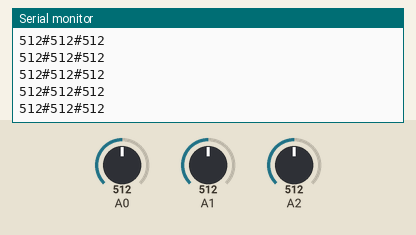
The sketch below on a simulated Arduino Uno, built with avr-gcc and run on an emulated ATmega328P. Shown: the last lines printed to the serial monitor. The inputs (shaded band) are chosen by the test bench; at power-on: A0 = 512, A1 = 512, A2 = 512.

Above: at 1.2 s.
1.3 s: A0 set to 11
At 2.3 s:
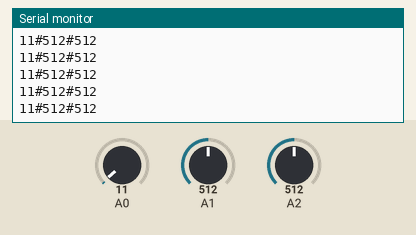
2.8 s: A0 set to 8
At 3.3 s:
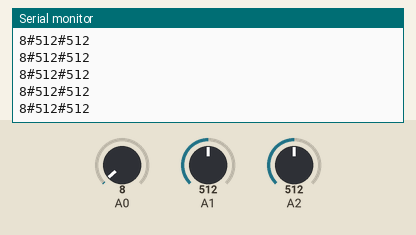
8.8 s: A0 set to 992
At 9.3 s:
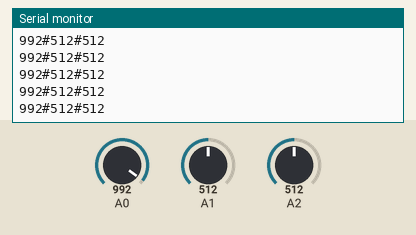
10.3 s: A0 set to 1014
At 11.0 s:
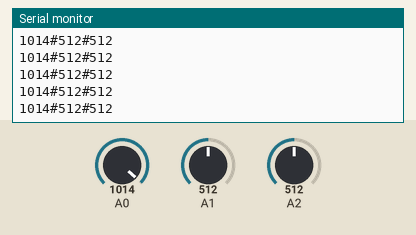
Timing chart, 0 to 13.3 s (numbered marks = the images above; inputs shaded):
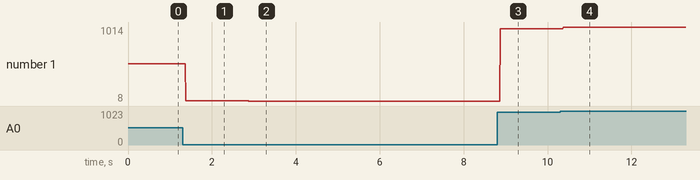

The sketch:

cube.ino
```cpp
void setup() {
  Serial.begin(9600);
}

void loop() {
  int knob1 = analogRead(A0);
  int knob2 = analogRead(A1);
  int knob3 = analogRead(A2);

  String output = (String)knob1 + "#" + (String)knob2 + "#" + (String)knob3;

  Serial.println(output);
}
```

Measured:
- after the input at 1.3 s, the serial monitor: prints a new line after 0.08 s (image 1)
- after the input at 2.8 s, the serial monitor: prints a new line after 0.08 s (image 2)
- after the input at 8.8 s, the serial monitor: prints a new line after 0.07 s (image 3)
- after the input at 10.3 s, the serial monitor: prints a new line after 0.07 s (image 4)
- plotted number 1: 512 → 11 after the input at 1.3 s, 11 → 8 after the input at 2.8 s, 8 → 992 after the input at 8.8 s, 992 → 1014 after the input at 10.3 s
